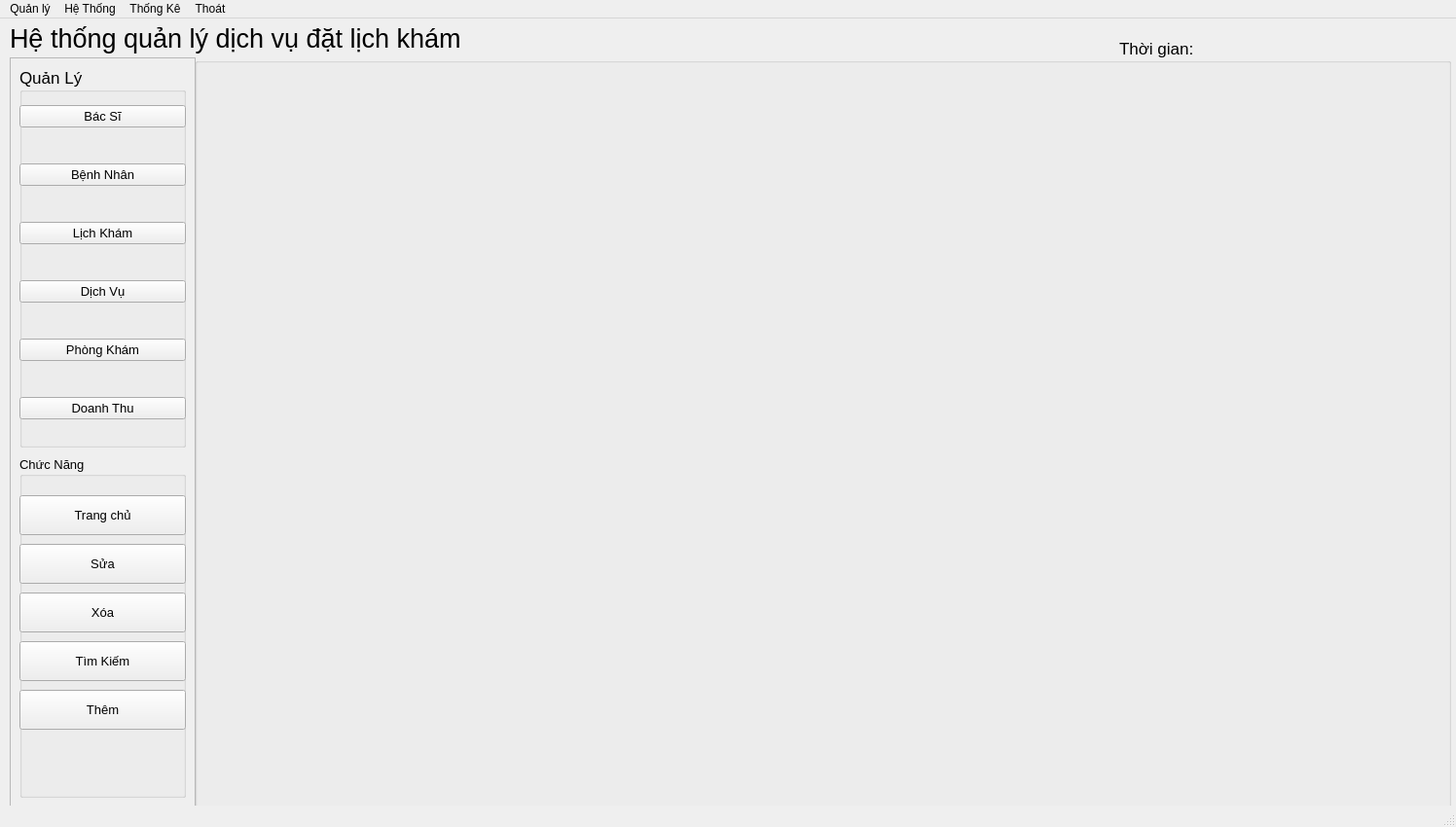
<?xml version="1.0" encoding="UTF-8"?>
<ui version="4.0">
 <class>MainWindow</class>
 <widget class="QMainWindow" name="MainWindow">
  <property name="geometry">
   <rect>
    <x>0</x>
    <y>0</y>
    <width>1496</width>
    <height>850</height>
   </rect>
  </property>
  <property name="windowTitle">
   <string>MainWindow</string>
  </property>
  <widget class="QWidget" name="centralwidget">
   <widget class="QLabel" name="label">
    <property name="geometry">
     <rect>
      <x>10</x>
      <y>0</y>
      <width>591</width>
      <height>41</height>
     </rect>
    </property>
    <property name="font">
     <font>
      <pointsize>20</pointsize>
     </font>
    </property>
    <property name="text">
     <string>Hệ thống quản lý dịch vụ đặt lịch khám</string>
    </property>
   </widget>
   <widget class="QFrame" name="frame">
    <property name="geometry">
     <rect>
      <x>10</x>
      <y>40</y>
      <width>191</width>
      <height>780</height>
     </rect>
    </property>
    <property name="frameShape">
     <enum>QFrame::StyledPanel</enum>
    </property>
    <property name="frameShadow">
     <enum>QFrame::Raised</enum>
    </property>
    <widget class="QWidget" name="verticalLayoutWidget">
     <property name="geometry">
      <rect>
       <x>10</x>
       <y>30</y>
       <width>171</width>
       <height>61</height>
      </rect>
     </property>
     <layout class="QVBoxLayout" name="verticalLayout">
      <item>
       <widget class="QPushButton" name="btnBacSi">
        <property name="enabled">
         <bool>true</bool>
        </property>
        <property name="font">
         <font>
          <pointsize>10</pointsize>
         </font>
        </property>
        <property name="text">
         <string>Bác Sĩ</string>
        </property>
       </widget>
      </item>
     </layout>
    </widget>
    <widget class="QWidget" name="verticalLayoutWidget_2">
     <property name="geometry">
      <rect>
       <x>10</x>
       <y>90</y>
       <width>171</width>
       <height>61</height>
      </rect>
     </property>
     <layout class="QVBoxLayout" name="verticalLayout_2">
      <item>
       <widget class="QPushButton" name="btnBenhNhan">
        <property name="font">
         <font>
          <pointsize>10</pointsize>
         </font>
        </property>
        <property name="text">
         <string>Bệnh Nhân</string>
        </property>
       </widget>
      </item>
     </layout>
    </widget>
    <widget class="QWidget" name="verticalLayoutWidget_3">
     <property name="geometry">
      <rect>
       <x>10</x>
       <y>150</y>
       <width>171</width>
       <height>61</height>
      </rect>
     </property>
     <layout class="QVBoxLayout" name="verticalLayout_3">
      <item>
       <widget class="QPushButton" name="btnLichKham">
        <property name="font">
         <font>
          <pointsize>10</pointsize>
         </font>
        </property>
        <property name="text">
         <string>Lịch Khám</string>
        </property>
       </widget>
      </item>
     </layout>
    </widget>
    <widget class="QWidget" name="verticalLayoutWidget_4">
     <property name="geometry">
      <rect>
       <x>10</x>
       <y>210</y>
       <width>171</width>
       <height>61</height>
      </rect>
     </property>
     <layout class="QVBoxLayout" name="verticalLayout_4">
      <item>
       <widget class="QPushButton" name="btnDichVu">
        <property name="font">
         <font>
          <pointsize>10</pointsize>
         </font>
        </property>
        <property name="text">
         <string>Dịch Vụ</string>
        </property>
       </widget>
      </item>
     </layout>
    </widget>
    <widget class="QWidget" name="verticalLayoutWidget_5">
     <property name="geometry">
      <rect>
       <x>10</x>
       <y>270</y>
       <width>171</width>
       <height>61</height>
      </rect>
     </property>
     <layout class="QVBoxLayout" name="verticalLayout_5">
      <item>
       <widget class="QPushButton" name="btnPhongKham">
        <property name="font">
         <font>
          <pointsize>10</pointsize>
         </font>
        </property>
        <property name="text">
         <string>Phòng Khám</string>
        </property>
       </widget>
      </item>
     </layout>
    </widget>
    <widget class="QWidget" name="verticalLayoutWidget_6">
     <property name="geometry">
      <rect>
       <x>10</x>
       <y>330</y>
       <width>171</width>
       <height>61</height>
      </rect>
     </property>
     <layout class="QVBoxLayout" name="verticalLayout_6">
      <item>
       <widget class="QPushButton" name="btnDoanhThu">
        <property name="font">
         <font>
          <pointsize>10</pointsize>
         </font>
        </property>
        <property name="text">
         <string>Doanh Thu</string>
        </property>
       </widget>
      </item>
     </layout>
    </widget>
    <widget class="QGroupBox" name="groupBox_4">
     <property name="geometry">
      <rect>
       <x>10</x>
       <y>10</y>
       <width>171</width>
       <height>391</height>
      </rect>
     </property>
     <property name="font">
      <font>
       <pointsize>13</pointsize>
      </font>
     </property>
     <property name="title">
      <string>Quản Lý</string>
     </property>
    </widget>
    <widget class="QGroupBox" name="groupBox_5">
     <property name="geometry">
      <rect>
       <x>10</x>
       <y>410</y>
       <width>171</width>
       <height>351</height>
      </rect>
     </property>
     <property name="font">
      <font>
       <pointsize>10</pointsize>
      </font>
     </property>
     <property name="title">
      <string>Chức Năng</string>
     </property>
     <widget class="QPushButton" name="btnThem">
      <property name="geometry">
       <rect>
        <x>0</x>
        <y>240</y>
        <width>171</width>
        <height>41</height>
       </rect>
      </property>
      <property name="text">
       <string>Thêm</string>
      </property>
     </widget>
     <widget class="QPushButton" name="btnSua">
      <property name="geometry">
       <rect>
        <x>0</x>
        <y>90</y>
        <width>171</width>
        <height>41</height>
       </rect>
      </property>
      <property name="text">
       <string>Sửa</string>
      </property>
     </widget>
     <widget class="QPushButton" name="btnXoa">
      <property name="geometry">
       <rect>
        <x>0</x>
        <y>140</y>
        <width>171</width>
        <height>41</height>
       </rect>
      </property>
      <property name="text">
       <string>Xóa</string>
      </property>
     </widget>
     <widget class="QPushButton" name="btnTimKiem">
      <property name="geometry">
       <rect>
        <x>0</x>
        <y>190</y>
        <width>171</width>
        <height>41</height>
       </rect>
      </property>
      <property name="text">
       <string>Tìm Kiếm</string>
      </property>
     </widget>
     <widget class="QPushButton" name="btntrangchu">
      <property name="geometry">
       <rect>
        <x>0</x>
        <y>40</y>
        <width>171</width>
        <height>41</height>
       </rect>
      </property>
      <property name="text">
       <string>Trang chủ</string>
      </property>
     </widget>
    </widget>
    <zorder>groupBox_4</zorder>
    <zorder>verticalLayoutWidget</zorder>
    <zorder>verticalLayoutWidget_2</zorder>
    <zorder>verticalLayoutWidget_3</zorder>
    <zorder>verticalLayoutWidget_4</zorder>
    <zorder>verticalLayoutWidget_5</zorder>
    <zorder>verticalLayoutWidget_6</zorder>
    <zorder>groupBox_5</zorder>
   </widget>
   <widget class="QLabel" name="lblTime">
    <property name="geometry">
     <rect>
      <x>1150</x>
      <y>15</y>
      <width>151</width>
      <height>31</height>
     </rect>
    </property>
    <property name="font">
     <font>
      <pointsize>13</pointsize>
     </font>
    </property>
    <property name="text">
     <string>Thời gian: </string>
    </property>
   </widget>
   <widget class="QGroupBox" name="groupTrangChu">
    <property name="geometry">
     <rect>
      <x>200</x>
      <y>40</y>
      <width>1291</width>
      <height>771</height>
     </rect>
    </property>
    <property name="title">
     <string/>
    </property>
   </widget>
   <zorder>groupTrangChu</zorder>
   <zorder>label</zorder>
   <zorder>frame</zorder>
   <zorder>lblTime</zorder>
  </widget>
  <widget class="QMenuBar" name="menubar">
   <property name="geometry">
    <rect>
     <x>0</x>
     <y>0</y>
     <width>1496</width>
     <height>26</height>
    </rect>
   </property>
   <widget class="QMenu" name="menuQu_n_l">
    <property name="title">
     <string>Quản lý</string>
    </property>
    <addaction name="actionB_c_S"/>
    <addaction name="actionPh_ng_Kh_m"/>
    <addaction name="actionH_s_B_nh_nh_n"/>
    <addaction name="actionD_ch_v"/>
    <addaction name="actionL_ch_Kh_m"/>
   </widget>
   <widget class="QMenu" name="menuH_Th_ng">
    <property name="title">
     <string>Hệ Thống</string>
    </property>
    <addaction name="actionProfile"/>
    <addaction name="actionT_i_Kho_n"/>
   </widget>
   <widget class="QMenu" name="menuTh_ng_K">
    <property name="title">
     <string>Thống Kê</string>
    </property>
    <addaction name="actionTh_ng_k_l_t_kh_m"/>
    <addaction name="actionTh_ng_k"/>
   </widget>
   <widget class="QMenu" name="menuTho_t">
    <property name="title">
     <string>Thoát</string>
    </property>
    <addaction name="actionDxuat"/>
   </widget>
   <addaction name="menuQu_n_l"/>
   <addaction name="menuH_Th_ng"/>
   <addaction name="menuTh_ng_K"/>
   <addaction name="menuTho_t"/>
  </widget>
  <widget class="QStatusBar" name="statusbar"/>
  <action name="actionB_c_S">
   <property name="text">
    <string>Bác Sĩ</string>
   </property>
  </action>
  <action name="actionPh_ng_Kh_m">
   <property name="text">
    <string>Phòng Khám</string>
   </property>
  </action>
  <action name="actionH_s_B_nh_nh_n">
   <property name="text">
    <string>Hồ sơ Bệnh nhân</string>
   </property>
  </action>
  <action name="actionProfile">
   <property name="text">
    <string>Profile</string>
   </property>
  </action>
  <action name="action_ng_xu_t">
   <property name="text">
    <string>Đăng xuất</string>
   </property>
  </action>
  <action name="actionTh_ng_k_theo_th_ng">
   <property name="text">
    <string>Thống kê theo tháng</string>
   </property>
  </action>
  <action name="actionTh_ng_k_l_t_kh_m">
   <property name="text">
    <string>Thống kê lượt khám</string>
   </property>
  </action>
  <action name="actionTh_ng_k">
   <property name="text">
    <string>Thống kê </string>
   </property>
  </action>
  <action name="actionD_ch_v">
   <property name="text">
    <string>Dịch vụ</string>
   </property>
  </action>
  <action name="actionL_ch_Kh_m">
   <property name="text">
    <string>Lịch Khám</string>
   </property>
  </action>
  <action name="actionDxuat">
   <property name="text">
    <string>Đăng Xuất</string>
   </property>
  </action>
  <action name="actionT_i_Kho_n">
   <property name="text">
    <string>Tài Khoản</string>
   </property>
  </action>
 </widget>
 <resources/>
 <connections/>
</ui>
